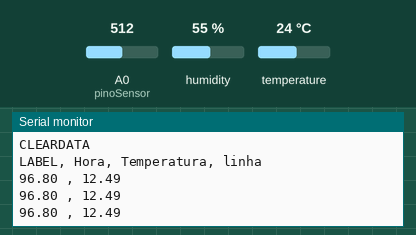
The sketch below on a simulated Arduino Uno, built with avr-gcc and run on an emulated ATmega328P. Parts: the last lines printed to the serial monitor. The inputs (shaded band) are chosen by the test bench; at power-on: humidity 55 %, A0 (pinoSensor) = 512, temperature 24 °C.

Above: at 1.3 s.
1.4 s: humidity set to 22 %
At 2.4 s:
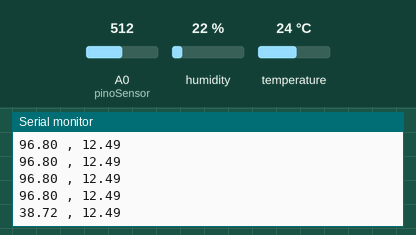
2.9 s: A0 (pinoSensor) set to 716
At 4.0 s:
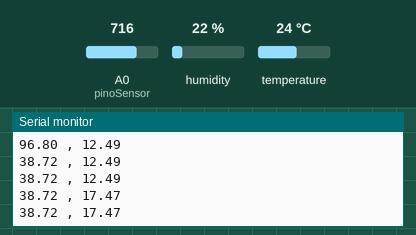
4.4 s: humidity set to 40 %
At 5.8 s:
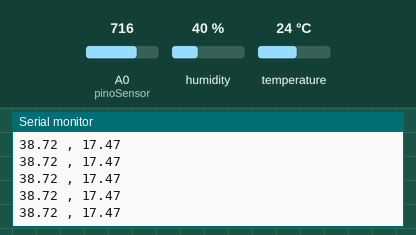
5.9 s: A0 (pinoSensor) set to 900
At 6.5 s:
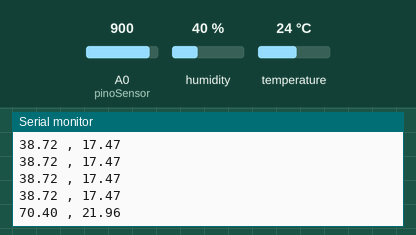
Timing chart, 0 to 8.4 s (numbered marks = the images above; inputs shaded):
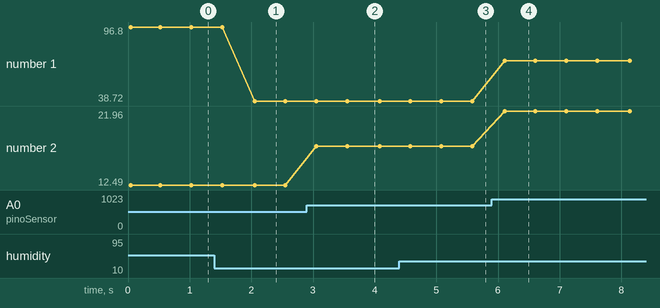

Measured:
- after the input at 1.4 s, the serial monitor: prints a new line after 0.65 s (image 1)
- after the input at 2.9 s, the serial monitor: prints a new line after 0.15 s (image 2)
- after the input at 5.9 s, the serial monitor: prints a new line after 0.21 s (image 4)
- plotted number 1: 96.8 → 38.72 after the input at 1.4 s
- plotted number 2: 12.49 → 17.47 after the input at 2.9 s, 17.47 → 21.96 after the input at 5.9 s

The sketch:

Sketch-CodeSensor.ino
```cpp
#include "DHT.h"
#define dht_type DHT11

int dht_pin = A2;
DHT dht_1 = DHT(dht_pin, dht_type);

int pinoSensor = A0;
int valorLido = 0;
int linha = 0;
float temperatura = 0;

void setup() {
  Serial.begin(9600);
  dht_1.begin();
  Serial.println("CLEARDATA");
  Serial.println("LABEL, Hora, Temperatura, linha");
}

void loop() {
  valorLido = analogRead(pinoSensor);
  temperatura = (valorLido * 0.00488);
  temperatura = temperatura * (5);

  float umidade = dht_1.readHumidity();
  if(isnan(temperatura) or isnan(umidade)){
    Serial.println("Erro ao ler");
  } else {

      umidade = umidade * 1.76;

    Serial.print(umidade);
    Serial.print(" , ");
    Serial.println(temperatura);
  };


  delay(500);
}
```
